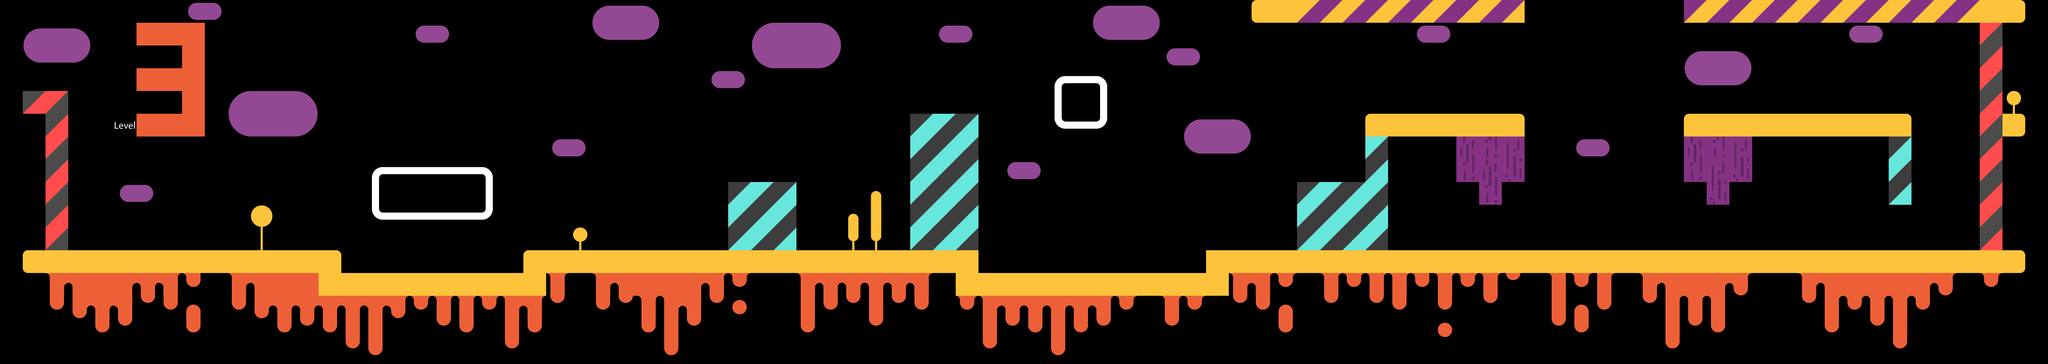

This game map was drawn from its Tiled (.tmx) file and the tilesets committed beside it. A one-line description and the trimmed map source follow:
An orthogonal 90x16 tile map with 64x64 px tiles, 2 tile layers (Floor_ui, Coins) and 18 objects.

<map version="1.1" tiledversion="2018.08.22" orientation="orthogonal" renderorder="right-down" width="90" height="16" tilewidth="64" tileheight="64" infinite="0" nextlayerid="6" nextobjectid="95">
 <tileset firstgid="1" source="Tiles.tsx" />
 <layer id="1" name="Floor_ui" width="90" height="16">
  <data>[1440 cells, 580 non-empty, 71 distinct tile ids]</data>
 </layer>
 <layer id="2" name="Coins" width="90" height="16">
  <data>[1440 cells, 10 non-empty, 1 distinct tile ids]</data>
 </layer>
 <objectgroup id="3" name="Coins_Object">
  <object id="51" x="1088" y="384" width="64" height="64" />
  <object id="52" x="3712" y="384" width="64" height="64" />
  <object id="56" x="2624" y="192" width="64" height="64" />
  <object id="57" x="3520" y="576" width="64" height="64" />
  <object id="60" x="2112" y="384" width="64" height="64" />
  <object id="71" x="1280" y="384" width="64" height="64" />
  <object id="72" x="4480" y="0" width="64" height="64" />
  <object id="73" x="5440" y="512" width="64" height="64" />
  <object id="74" x="5440" y="384" width="64" height="64" />
  <object id="75" x="5440" y="256" width="64" height="64" />
 </objectgroup>
 <objectgroup id="4" name="Enemy_Object">
  <object id="89" x="960" y="704" width="512" height="64">
   <properties>
    <property name="isDynamic" type="bool" value="false" />
    <property name="isVertical" type="bool" value="false" />
   </properties>
  </object>
  <object id="90" x="2752" y="704" width="640" height="64">
   <properties>
    <property name="isDynamic" type="bool" value="false" />
    <property name="isVertical" type="bool" value="false" />
   </properties>
  </object>
  <object id="91" x="4224" y="640" width="576" height="64">
   <properties>
    <property name="isDynamic" type="bool" value="false" />
    <property name="isVertical" type="bool" value="false" />
   </properties>
  </object>
  <object id="92" x="4736" y="576" width="256" height="64">
   <properties>
    <property name="isDynamic" type="bool" value="false" />
    <property name="isVertical" type="bool" value="false" />
   </properties>
  </object>
  <object id="93" x="4032" y="576" width="320" height="64">
   <properties>
    <property name="isDynamic" type="bool" value="false" />
    <property name="isVertical" type="bool" value="false" />
   </properties>
  </object>
  <object id="94" x="5312" y="640" width="256" height="64">
   <properties>
    <property name="isDynamic" type="bool" value="false" />
    <property name="isVertical" type="bool" value="false" />
   </properties>
  </object>
 </objectgroup>
 <objectgroup id="5" name="Text_Object">
  <object id="67" x="1108" y="448" width="219" height="64">
   <properties>
    <property name="text" value="Toxic area" />
   </properties>
   <text fontfamily="Roboto" pixelsize="48" wrap="1" color="#ffffff">Toxic area</text>
  </object>
  <object id="68" x="3028" y="192" width="28" height="64">
   <properties>
    <property name="text" value=":)" />
   </properties>
   <text fontfamily="Roboto" pixelsize="48" wrap="1" color="#ffffff">:)</text>
  </object>
 </objectgroup>
</map>
